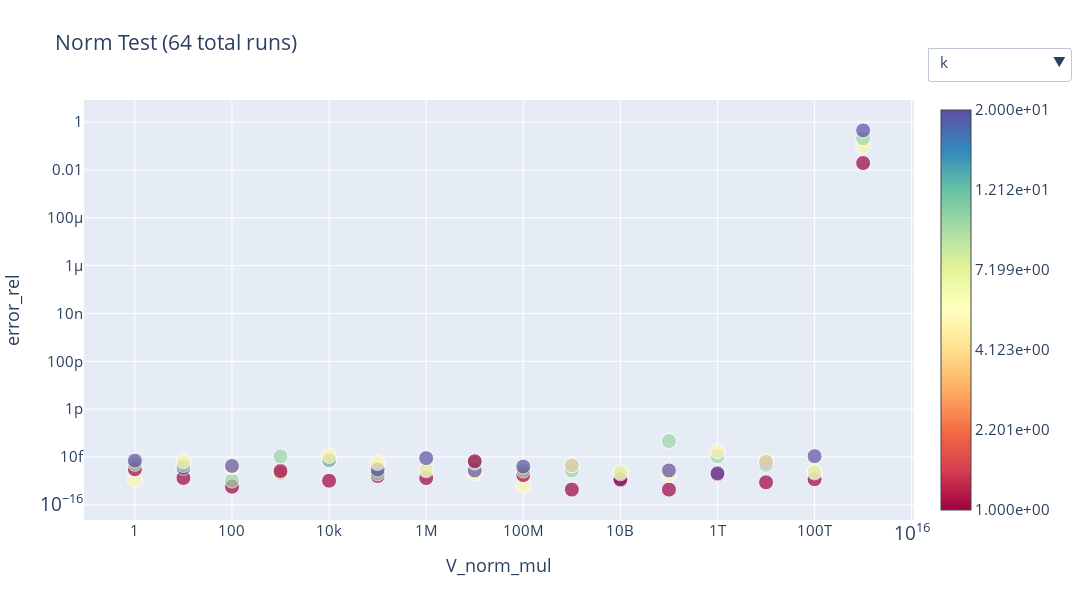

Notebook code cell kept with this figure:
### Code cell
title = 'Norm Test'

x = 'V_norm_mul'
y = 'error_rel'
remove_outliers = 0
logscale = (True, True)
font_size = 15

filter = {'c_name': lambda x: (x == 'g_norm')}
new_col = {'V_norm_mul': lambda x: x['t_name'].apply(lambda x: int(x.split('Vmul')[-1]))}
remove_col = ['pc_name', 'c_name', 'date', 'method', 't_name']

fig = plot_agg_global_df(x=x, y=y, remove_outliers=remove_outliers, dataframe_path=df_path,
                         filter=filter, new_col=new_col, remove_col=remove_col,
                         logscale=logscale, title=title, font_size = font_size
                   )
fig.write_html('./data/plots/' + title.replace(' ', '_').lower() + '_' + str(next(counter)) + '.html')
fig.show()
